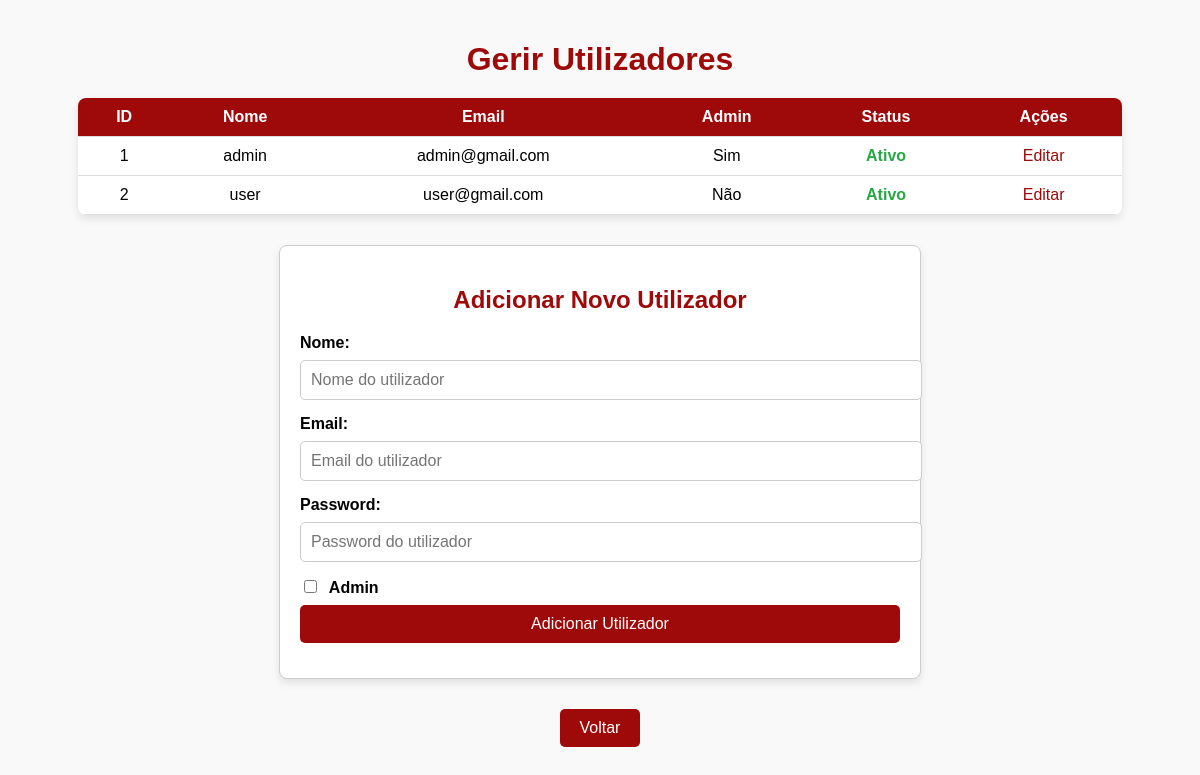
The app's page /adm/manage_users.php (signed in) with its own data.
### tables this page shows
CREATE TABLE `users` (
  `id` int(11) NOT NULL,
  `username` varchar(100) NOT NULL,
  `email` varchar(100) NOT NULL,
  `password` varchar(255) NOT NULL,
  `created_at` timestamp NOT NULL DEFAULT current_timestamp(),
  `address` varchar(255) DEFAULT NULL,
  `is_admin` tinyint(1) DEFAULT 0,
  `active` tinyint(1) DEFAULT 1
);

### adm/manage_users.php (the view, shortened to what this page needs)
<?php
require_once '../includes/db_connection.php';
try {
    $stmt = $pdo->query('SELECT id, username, email, is_admin, active FROM users');
    $users = $stmt->fetchAll(PDO::FETCH_ASSOC);
} catch (PDOException $e) {
    die("Erro ao conectar com a base de dados: " . $e->getMessage());
}
?>
<!DOCTYPE html>
<html lang="en">
<head>
    <link rel="stylesheet" href="../css/admin_perfil.css">
</head>
<body class="manage-users">
    <h1>Gerir Utilizadores</h1>
    <table>
        <thead>
            <tr>
                <th>ID</th>
                <th>Nome</th>
                <th>Email</th>
                <th>Admin</th>
                <th>Status</th>
                <th>Ações</th>
            </tr>
        </thead>
        <tbody>
            <?php foreach ($users as $user): ?>
                <tr>
                    <td><?php echo $user['id']; ?></td>
                    <td><?php echo htmlspecialchars($user['username']); ?></td>
                    <td><?php echo htmlspecialchars($user['email']); ?></td>
                    <td><?php echo $user['is_admin'] ? 'Sim' : 'Não'; ?></td>
                    <td>
                        <?php if ($user['active']): ?>
                            <span class="status-active">Ativo</span>
                        <?php else: ?>
                            <span class="status-inactive">Inativo</span>
                        <?php endif; ?>
                    </td>
                    <td>
                        <a href="edit_user.php?id=<?php echo $user['id']; ?>">Editar</a>
                    </td>
                </tr>
            <?php endforeach; ?>
        </tbody>
    </table>
    <div class="form-container">
        <h2>Adicionar Novo Utilizador</h2>
        <form action="manage_users.php" method="POST">
            <label for="username">Nome:</label>
            <input type="text" id="username" name="username" placeholder="Nome do utilizador" required>
            <label for="email">Email:</label>
            <input type="email" id="email" name="email" placeholder="Email do utilizador" required>
            <label for="password">Password:</label>
            <input type="password" id="password" name="password" placeholder="Password do utilizador" required>
            <label>
                <input type="checkbox" id="is_admin" name="is_admin"> Admin
            </label>
            <button type="submit">Adicionar Utilizador</button>
        </form>
    </div>
    <div class="back-button">
        <button onclick="window.location.href='admin_dashboard.php';">Voltar</button>
    </div>
</body>
</html>

### css/admin_perfil.css (style rules this page uses)
body { font-family: Arial, sans-serif; background-color: #f8f8f8; margin: 0; padding: 0; }
h1 { text-align: center; color: #9e0909; }
a { text-decoration: none; color: #9e0909; }
table th, table td { padding: 10px 15px; text-align: center; border-bottom: 1px solid #ddd; }
table th { background-color: #9e0909; color: white; }
.status-active { color: #28a745; font-weight: bold; }
.manage-users { font-family: Arial, sans-serif; padding: 20px; background-color: #f9f9f9; }
.manage-users h1 { text-align: center; color: #9e0909; margin-bottom: 20px; }
table { width: 90%; margin: 20px auto; border-collapse: collapse; box-shadow: 0 4px 8px rgba(0, 0, 0, 0.1); background-color: white; border-radius: 8px; overflow: hidden; }
table td { font-size: 1rem; }
.form-container { max-width: 600px; margin: 30px auto; padding: 20px; border: 1px solid #ccc; border-radius: 8px; background-color: white; box-shadow: 0 4px 8px rgba(0, 0, 0, 0.1); }
.form-container h2 { text-align: center; color: #9e0909; margin-bottom: 20px; }
.form-container label { display: block; margin-bottom: 8px; font-weight: bold; }
.form-container input[type="text"], .form-container input[type="email"], .form-container input[type="password"], .form-container button { width: 100%; padding: 10px; margin-bottom: 15px; border: 1px solid #ccc; border-radius: 5px; font-size: 1rem; }
.form-container input[type="checkbox"] { margin-right: 8px; }
.form-container button { background-color: #9e0909; color: white; border: none; cursor: pointer; }
.back-button { display: flex; justify-content: center; margin-top: 20px; }
.back-button button { background-color: #9e0909; color: white; padding: 10px 20px; border: none; border-radius: 5px; cursor: pointer; font-size: 1rem; }

### records on screen
users: id "1", username "admin", email "admin@gmail.com", is_admin "Sim", active "Ativo"
users: id "2", username "user", email "user@gmail.com", is_admin "Não", active "Ativo"
